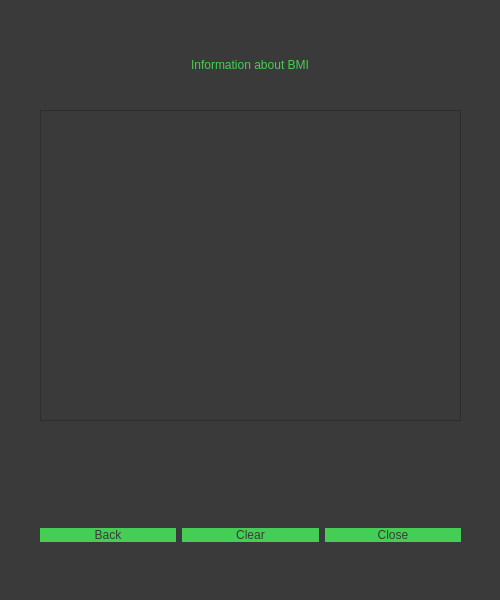
<?xml version="1.0" encoding="UTF-8"?>
<ui version="4.0">
 <class>DialogBMI</class>
 <widget class="QDialog" name="DialogBMI">
  <property name="enabled">
   <bool>true</bool>
  </property>
  <property name="geometry">
   <rect>
    <x>0</x>
    <y>0</y>
    <width>500</width>
    <height>600</height>
   </rect>
  </property>
  <property name="minimumSize">
   <size>
    <width>500</width>
    <height>600</height>
   </size>
  </property>
  <property name="maximumSize">
   <size>
    <width>500</width>
    <height>600</height>
   </size>
  </property>
  <property name="windowTitle">
   <string>Dialog</string>
  </property>
  <property name="whatsThis">
   <string/>
  </property>
  <property name="autoFillBackground">
   <bool>false</bool>
  </property>
  <property name="styleSheet">
   <string notr="true">background-color: rgb(58, 58, 58);</string>
  </property>
  <widget class="QLabel" name="name">
   <property name="geometry">
    <rect>
     <x>0</x>
     <y>40</y>
     <width>500</width>
     <height>50</height>
    </rect>
   </property>
   <property name="styleSheet">
    <string notr="true">font: 16pt &quot;MS Shell Dlg 2&quot;;
color: rgb(69, 206, 86);</string>
   </property>
   <property name="text">
    <string>Information about BMI</string>
   </property>
   <property name="alignment">
    <set>Qt::AlignCenter</set>
   </property>
  </widget>
  <widget class="QWidget" name="horizontalLayoutWidget">
   <property name="geometry">
    <rect>
     <x>40</x>
     <y>500</y>
     <width>421</width>
     <height>71</height>
    </rect>
   </property>
   <layout class="QHBoxLayout" name="horizontalLayout">
    <item>
     <widget class="QPushButton" name="button_back">
      <property name="toolTip">
       <string>Go back to the main window</string>
      </property>
      <property name="styleSheet">
       <string notr="true">font: 12pt &quot;MS Shell Dlg 2&quot;;
color: rgb(58, 58, 58);
background-color: rgb(69, 206, 86);
border-radius: 10px;</string>
      </property>
      <property name="text">
       <string>Back</string>
      </property>
     </widget>
    </item>
    <item>
     <widget class="QPushButton" name="button_clear">
      <property name="toolTip">
       <string>Clear input</string>
      </property>
      <property name="styleSheet">
       <string notr="true">font: 12pt &quot;MS Shell Dlg 2&quot;;
color: rgb(58, 58, 58);
background-color: rgb(69, 206, 86);
border-radius: 10px;</string>
      </property>
      <property name="text">
       <string>Clear</string>
      </property>
     </widget>
    </item>
    <item>
     <widget class="QPushButton" name="button_close">
      <property name="toolTip">
       <string>Close application</string>
      </property>
      <property name="styleSheet">
       <string notr="true">font: 12pt &quot;MS Shell Dlg 2&quot;;
color: rgb(58, 58, 58);
background-color: rgb(69, 206, 86);
border-radius: 10px;</string>
      </property>
      <property name="text">
       <string>Close</string>
      </property>
     </widget>
    </item>
   </layout>
  </widget>
  <widget class="QTextEdit" name="text_show">
   <property name="geometry">
    <rect>
     <x>40</x>
     <y>110</y>
     <width>421</width>
     <height>311</height>
    </rect>
   </property>
   <property name="styleSheet">
    <string notr="true">font: 12pt &quot;MS Shell Dlg 2&quot;;
color: rgb(209, 209, 209);</string>
   </property>
  </widget>
 </widget>
 <resources/>
 <connections/>
</ui>
